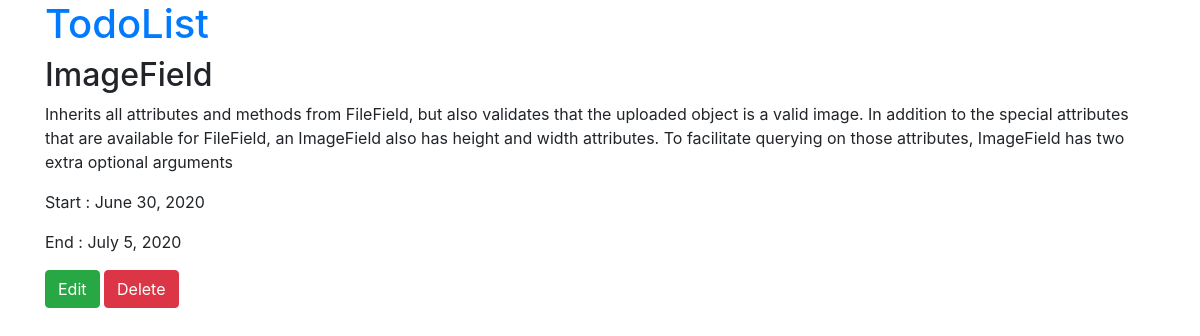
Screenshot of /todo/11/ with the database file from the repository.
### todo/models.py (models this page shows)
class List(models.Model):
    title = models.CharField(max_length=50)
    description = models.TextField()
    date_add = models.DateTimeField(auto_now_add=True)
    date_modified = models.DateTimeField(auto_now=True)
    startdate = models.DateField()
    enddate = models.DateField()

### todo/views.py (the view)
# urls.py: path('<int:todolist_id>/', views.view_list, name='view_list'),
def view_list(request, todolist_id):
    todo = List.objects.get(id=todolist_id)
    context = {'list': todo}
    return render(request, 'todo/detail.html', context)

### todo/templates/todo/detail.html
{% extends "todo/index.html" %}
{% load static %}
{% block body %}
</div>
<h2>{{ list.title }}</h2>
<p>{{ list.description }}</p>
<p>Start : {{ list.startdate }}</p>
<p>End : {{ list.enddate }}</p>
<a class="btn btn-success" href="{% url 'todo:edit_list' list.id %}">Edit</a>
<a class="btn btn-danger" href="{% url 'todo:delete_list' list.id %}">Delete</a>
{% endblock %}

### rows the page displays
List: title "ImageField", description "Inherits all attributes and methods from FileField, but also validates that the uploaded object is a valid image. In addition to the special attributes that are available for FileField, an ImageField also has height and width attributes. To facilitate querying on those attributes, ImageField has two extra optional arguments", startdate "June 30, 2020", enddate "July 5, 2020"
